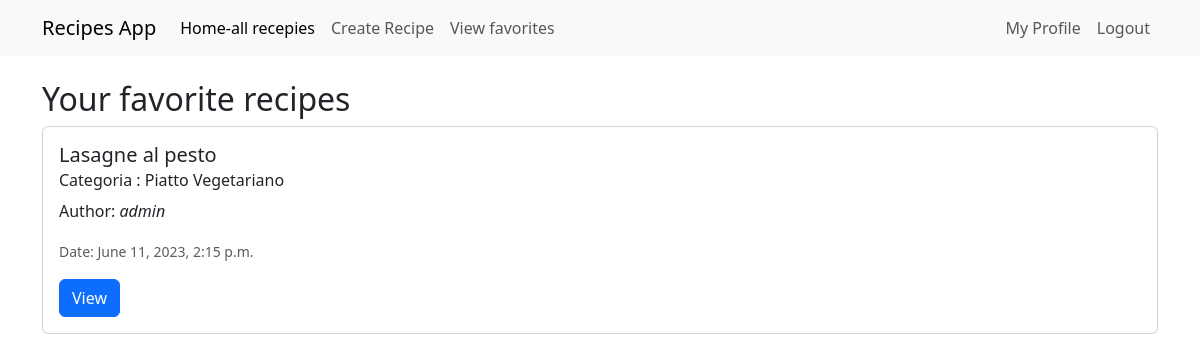
The page /favorites/ (signed in) on the database its author committed.
### recipes/models.py (models this page shows, shortened)
class Recipe(models.Model):
    title = models.CharField(max_length=100)
    description = models.TextField()
    category = models.ForeignKey('categories.Category', on_delete=models.CASCADE, null=True)
    created_at = models.DateTimeField(auto_now_add=True)
    author = models.ForeignKey(User, on_delete=models.CASCADE)
    favorite = models.ManyToManyField(User, related_name='favorite', blank=True)

### categories/models.py (models this page shows)
class Category(models.Model):
    description = models.TextField(max_length=200)
    def __str__(self):
        return self.description

### recipes/views.py (the view)
# urls.py: path('favorites/',views.FavoritesView, name='recipes-favorites-views'),
@login_required
def FavoritesView(request):
    favorite_recipe = request.user.favorite.all()
    return render(request, 'recipes/favorites.html', {'recipes': favorite_recipe})

### recipes/templates/recipes/favorites.html
{% extends 'recipes/base.html' %}
{% block content %}
<h2 class="mt-4">Your favorite recipes</h2>
{% for recipe in recipes %}
    <div class="card">
        <div class="card-body">
            <h5 class="card-title">{{ recipe.title }}</h5>
            <h6 class="card-subtitle mb-2">Categoria : {{recipe.category}}</h6>
            <p class="card-text">Author: <span class="fst-italic">{{ recipe.author }}</span></p>
            <p class="card-text"><small class="text-muted">Date: {{ recipe.created_at }}</small></p>
            <a href="{% url 'recipes-detail' recipe.id %}" class="btn btn-primary">View</a>
        </div>
    </div>
    <br>
{% empty %}
    <h5>no recipe available.</h5>
{% endfor %}
{% endblock content %}}

### rows shown on the page
Recipe: title "Lasagne al pesto", category "Piatto Vegetariano", author "admin", created_at "June 11, 2023, 2:15 p.m."
